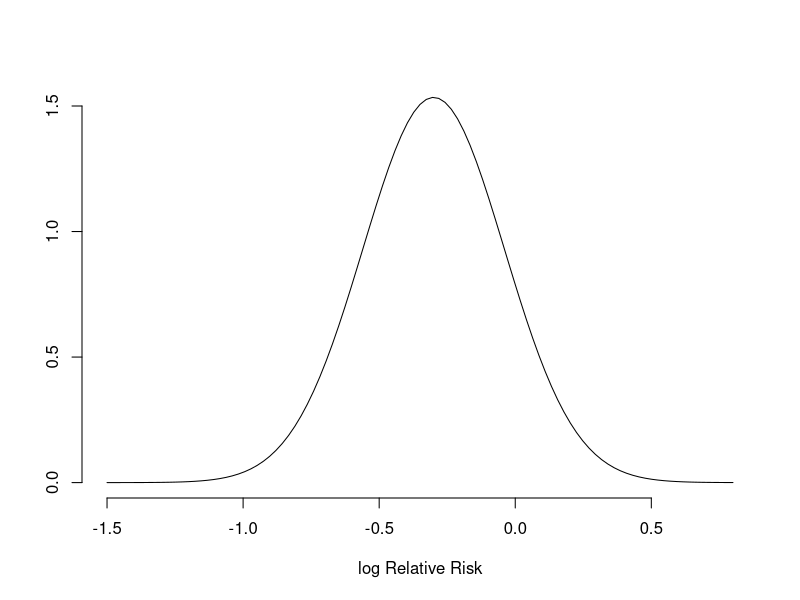
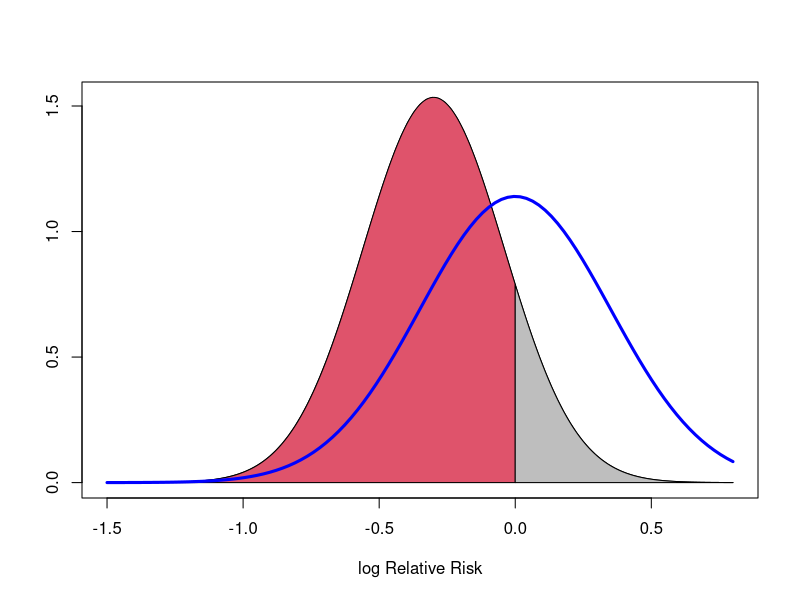
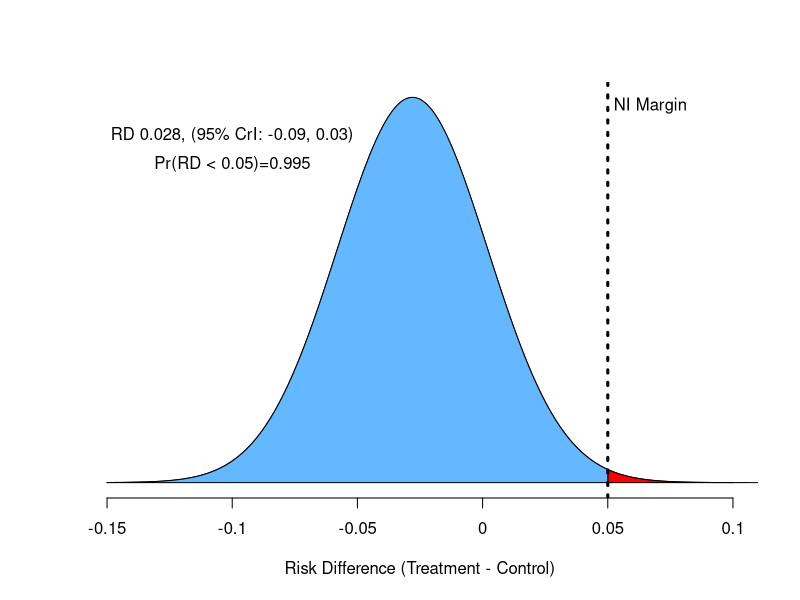
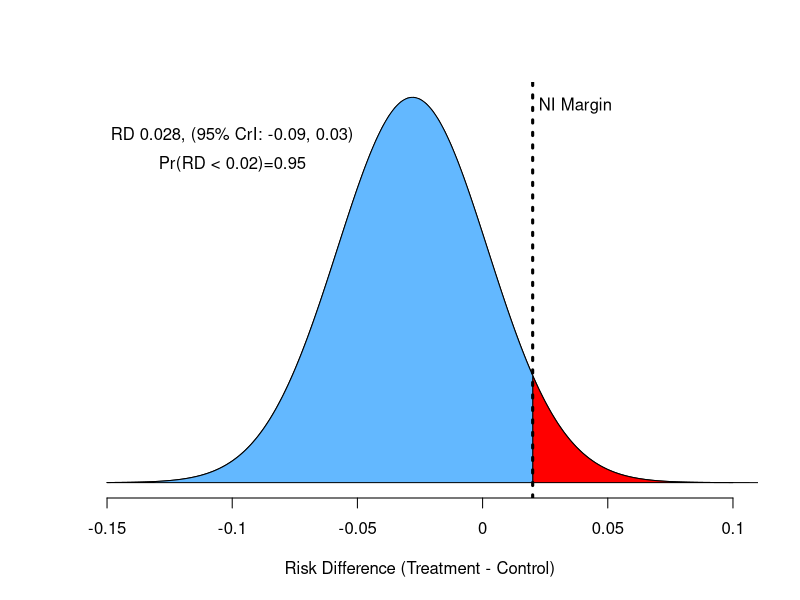
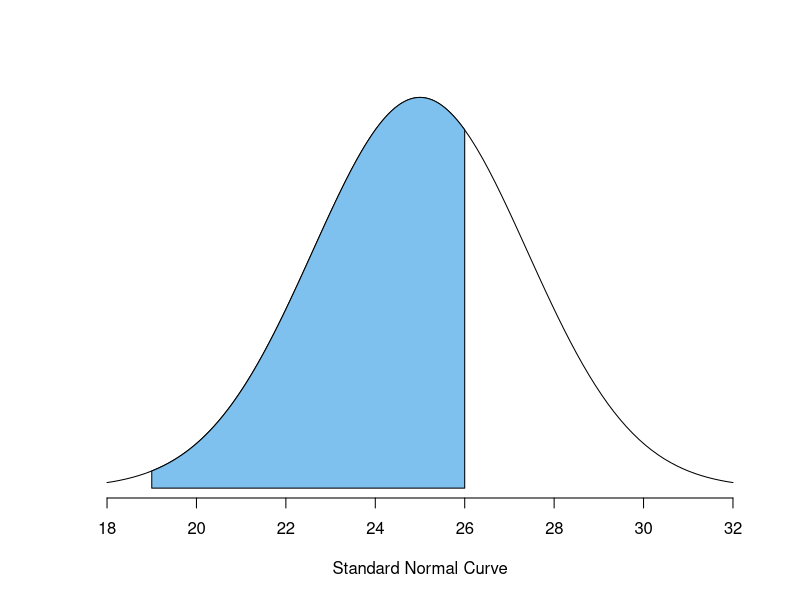
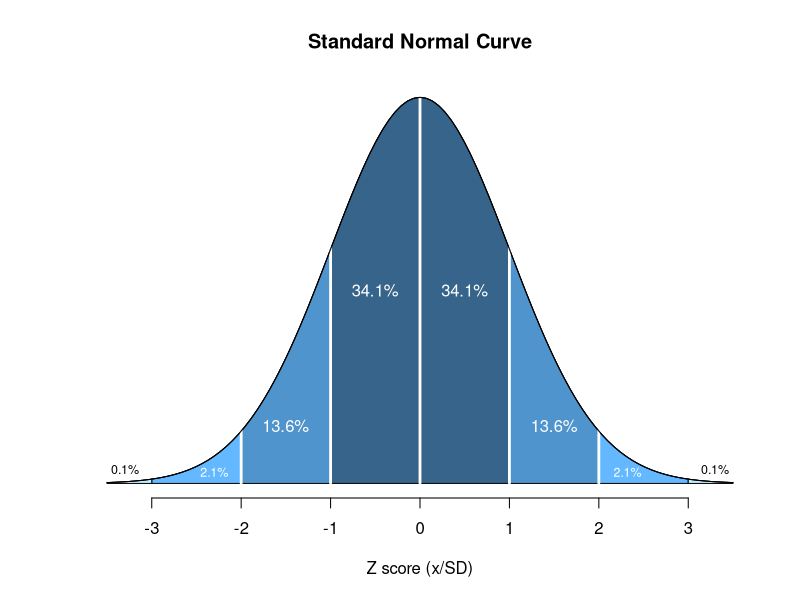
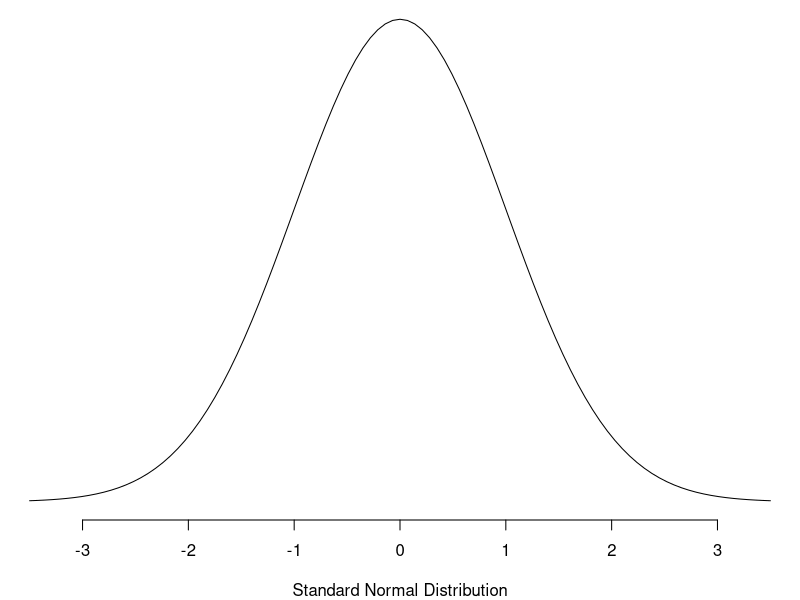
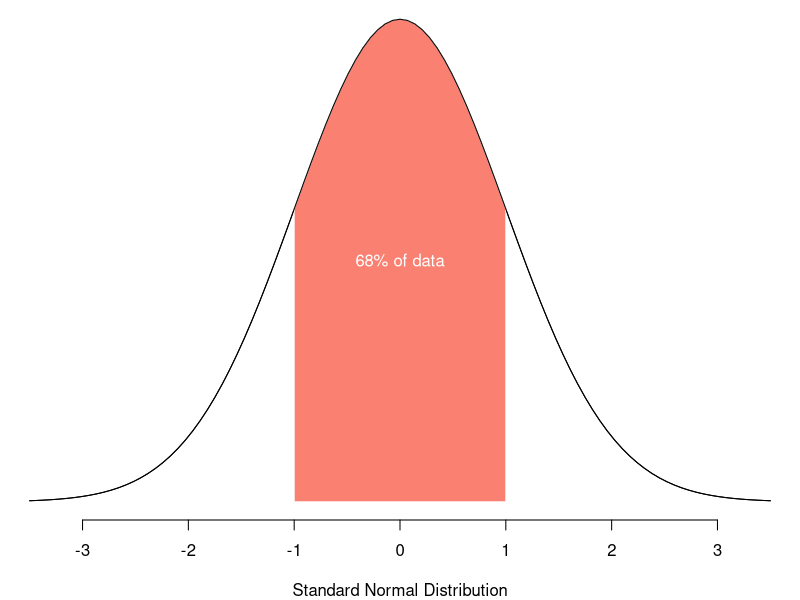

These figures' R source, in order:
#code to create normal curves
mu<-(-.3) #posterior mean log scale
sd.diff<-.26 #posterior sd log scale

#no box around graph
curve(dnorm(x,mean=mu, sd=sd.diff),-1.5,.8,ylab=" ",
      xlab="log Relative Risk",bty="n")
#if you want box around
curve(dnorm(x,mean=mu, sd=sd.diff),-1.5,.8,ylab=" ",
      xlab="log Relative Risk")

colorArea <- function(from, to, density, ..., col="blue", dens=NULL){
  y_seq <- seq(from, to, length.out=500)
  d <- c(0, density(y_seq, ...), 0)
  polygon(c(from, y_seq, to), d, col=col, density=dens)
}

#if you want shaded area
colorArea(from=-1.5, to=0, dnorm, mean=mu, sd=sd.diff, col=2)
#rest of curve shaded different color
colorArea(from=0, to=.8, dnorm, mean=mu, sd=sd.diff, col="gray")

#add another curve, eg prior distribution
curve(dnorm(x,mean=0, sd=0.35),-1.5,.8,ylab=" ",
      xlab="log Relative Risk",add=T,lwd=3,col="blue")

#-------------
colorArea <- function(from, to, density, ..., col="blue", dens=NULL){
  y_seq <- seq(from, to, length.out=500)
  d <- c(0, density(y_seq, ...), 0)
  polygon(c(from, y_seq, to), d, col=col, density=dens)
}

#no box around graph
mu<-(-.028)
sd.diff<-0.03
curve(dnorm(x,mu,sd.diff),-.15,.1,ylab=" ",
      xlab="Risk Difference (Treatment - Control)",bty="n",axes=F)
axis(1,at=c(-.15,-.1,-.05,0,.05,.1),
     labels = c(-.15,-.10,-.05,0,.05,.10))

#if you want shaded area
colorArea(from=.05, to=.15, dnorm, mean=mu,
          sd=sd.diff, col="red")
colorArea(from=-.15, to=.05, dnorm, mean=mu,
          sd=sd.diff, col="steelblue1")
abline(v=.05,lty=3,lwd=3)
text(x=-.1,11,
     paste0("Pr(RD < 0.05)=",round(pnorm(.05,mu,sd.diff,lower=T),3)))
text(x=-.1,12,"RD 0.028, (95% CrI: -0.09, 0.03)")
text(x=.067,13,"NI Margin")
     
mu<-(-.028)
sd.diff<-0.03
curve(dnorm(x,mu,sd.diff),-.15,.1,ylab=" ",
      xlab="Risk Difference (Treatment - Control)",bty="n",axes=F)
axis(1,at=c(-.15,-.1,-.05,0,.05,.1),
     labels = c(-.15,-.10,-.05,0,.05,.10))

#if you want shaded area
colorArea(from=.02, to=.15, dnorm, mean=mu,
          sd=sd.diff, col="red")
colorArea(from=-.15, to=.02, dnorm, mean=mu,
          sd=sd.diff, col="steelblue1")
abline(v=.02,lty=3,lwd=3)
text(x=-.1,11,
     paste0("Pr(RD < 0.02)=",round(pnorm(.02,mu,sd.diff,lower=T),2)))
text(x=-.1,12,"RD 0.028, (95% CrI: -0.09, 0.03)")

text(x=.037,13,"NI Margin")

#-------------
#no box around graph
curve(dnorm(x,25,2.4),18,32,ylab=" ",
      xlab="Standard Normal Curve",bty="n",axes=F)
axis(1)


#if you want shaded area
colorArea(from=19, to=26, dnorm, mean=25, sd=2.4, col="skyblue2")

# Standard Normal with shaded areas -------
colorArea2 <- function(from, to, density, ..., col="blue", dens=NULL){
  y_seq <- seq(from, to, length.out=500)
  d <- c(0, density(y_seq, ...), 0)
  polygon(c(from, y_seq, to), d, col=col, density=dens,border = "white")
}

png(filename = "G:/My Drive/BioStatsIntro/2020/Week1/StdNormal.png",
    width = 7,height = 4.7,units="in",res=300)
# pdf(file = "G:/My Drive/BioStatsIntro/2020/Week1/StdNormal.pdf",
#     width = 6,height = 9)
par(oma=c(0,0,0,0))
curve(dnorm(x,0,1),-3.5,3.5,ylab=" ",
      xlab="Z score (x/SD)",bty="n",axes=F,main="Standard Normal Curve")
axis(1)


colorArea(from=-1, to=1, dnorm, mean=0, sd=1, col="steelblue4")
colorArea(from=-2, to=-1, dnorm, mean=0, sd=1, col="steelblue3")
colorArea(from=1, to=2, dnorm, mean=0, sd=1, col="steelblue3")
colorArea(from=-3, to=-2, dnorm, mean=0, sd=1, col="steelblue1")
colorArea(from=2, to=3, dnorm, mean=0, sd=1, col="steelblue1")
colorArea(from=-3, to=-3.5, dnorm, mean=0, sd=1, col="lightblue1")
colorArea(from=3, to=3.5, dnorm, mean=0, sd=1, col="lightblue1")

colorArea2(from=-.01, to=.01, dnorm, mean=0, sd=1, col="white")
colorArea2(from=-1.01, to=-.99, dnorm, mean=0, sd=1, col="white")
colorArea2(from=.99, to=1.01, dnorm, mean=0, sd=1, col="white")
colorArea2(from=-2.01, to=-1.99, dnorm, mean=0, sd=1, col="white")
colorArea2(from=1.99, to=2.01, dnorm, mean=0, sd=1, col="white")

curve(dnorm(x,0,1),-3.5,3.5,ylab=" ",
      bty="n",add=T)

text(-.5,.2,"34.1%",col="white")
text(.5,.2,"34.1%",col="white")
text(-1.5,.06,"13.6%",col="white")
text(1.5,.06,"13.6%",col="white")
text(-2.3,.012,"2.1%",col="white",cex=.75)
text(2.32,.012,"2.1%",col="white",cex=.75)
text(-3.3,.015,"0.1%",cex=.75)
text(3.3,.015,"0.1%",cex=.75)
#arrows(-3.3,.018,-3.3,.001,length=.07)
dev.off()

png(filename = "G:/My Drive/BioStatsIntro/2020/Week1/StdNormal1.png",
    width = 4,height = 2.7,units="in",res=300)
par(oma=c(0,0,0,0),mar=c(4,0,0,0))
curve(dnorm(x,0,1),-3.5,3.5,ylab=" ",
      xlab="Standard Normal Distribution",bty="n",axes=F,main="")
axis(1)
dev.off()

png(filename = "G:/My Drive/BioStatsIntro/2020/Week1/StdNormal2.png",
    width = 4,height = 2.7,units="in",res=300)
par(oma=c(0,0,0,0),mar=c(4,0,0,0))
curve(dnorm(x,0,1),-3.5,3.5,ylab=" ",
      xlab="Standard Normal Distribution",bty="n",axes=F,main="")
axis(1)

colorArea2(from=-1, to=1, dnorm, mean=0, sd=1, col="salmon")
curve(dnorm(x,0,1),-3.5,3.5,ylab=" ",
      add=T)

text(0,.2,"68% of data",col="white")

#arrows(-3.3,.018,-3.3,.001,length=.07)
dev.off()

png(filename = "G:/My Drive/BioStatsIntro/2020/Week1/StdNormal3.png",
    width = 4,height = 2.7,units="in",res=300)
par(oma=c(0,0,0,0),mar=c(4,0,0,0))
curve(dnorm(x,0,1),-3.5,3.5,ylab=" ",
      xlab="Standard Normal Distribution",bty="n",axes=F,main="")
axis(1)

colorArea2(from=-2, to=2, dnorm, mean=0, sd=1, col="steelblue2")
curve(dnorm(x,0,1),-3.5,3.5,ylab=" ",
      add=T)

text(0,.1,"95% of data",col="white",cex=1.2)

#arrows(-3.3,.018,-3.3,.001,length=.07)
dev.off()

png(filename = "G:/My Drive/BioStatsIntro/2020/Week1/StdNormal4.png",
    width = 4,height = 2.7,units="in",res=300)
par(oma=c(0,0,0,0),mar=c(4,0,0,0))
curve(dnorm(x,0,1),-3.5,3.5,ylab=" ",
      xlab="Standard Normal Distribution",bty="n",axes=F,main="")
axis(1)

colorArea2(from=-3, to=3, dnorm, mean=0, sd=1, col="springgreen1")
curve(dnorm(x,0,1),-3.5,3.5,ylab=" ",
      add=T)

text(0,.03,"99.7% of data",col="grey14",cex=1.2)

#arrows(-3.3,.018,-3.3,.001,length=.07)
dev.off()

